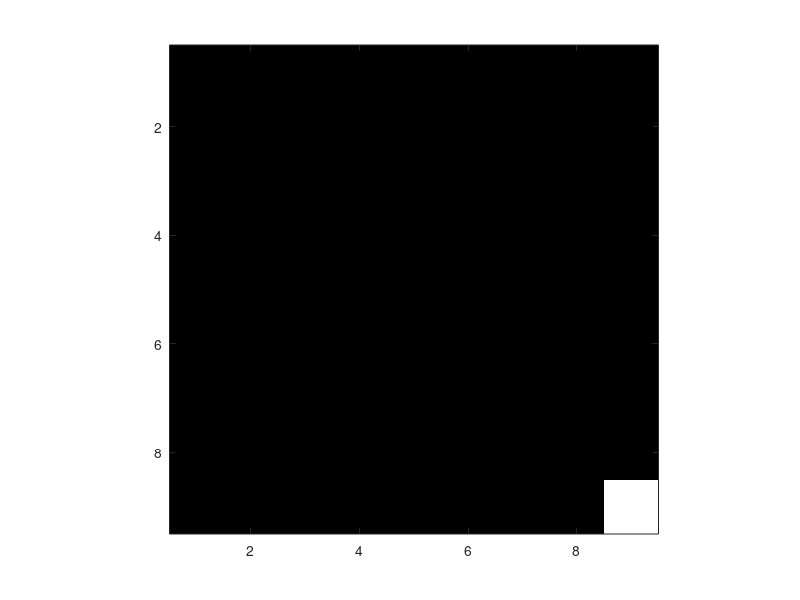

The MATLAB source for this figure:
blackGrid = zeros(9, 9);
row = 1;
col = 1;


for i = 1:81
    % ホワイトマスを表示
    blackGrid(row, col) = 1;

     % 画面をクリアして新しいマスを表示
    clc;
    imagesc(blackGrid);
    colormap(gray); % カラーマップをgrayに設定
    axis equal;
    axis image;

    % 0.1秒待機
    pause(0.1);

    % ホワイトマスを黒いマスに戻す
    blackGrid(row, col) = 0;

    % 次の位置へ移動
    col = col + 1;
    if col > 9
        col = 1;
        row = row + 1;
        if row > 9
            row = 1;
        end
    end
end

